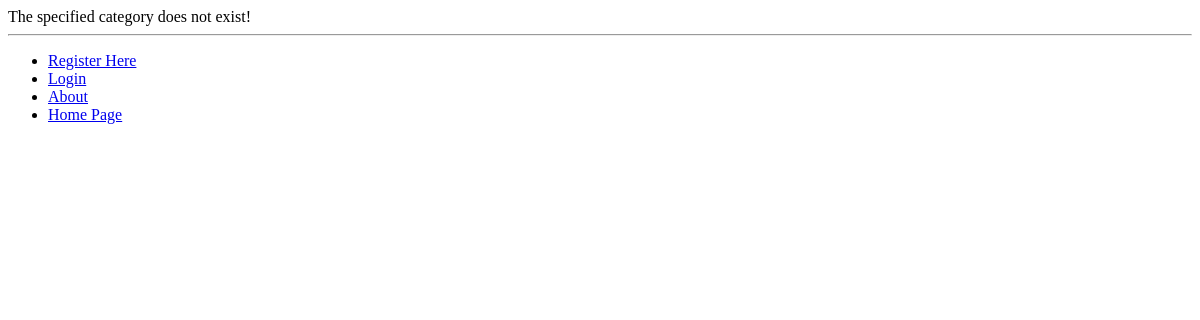
/rango/category/python/, run on an earlier commit of the app's database.
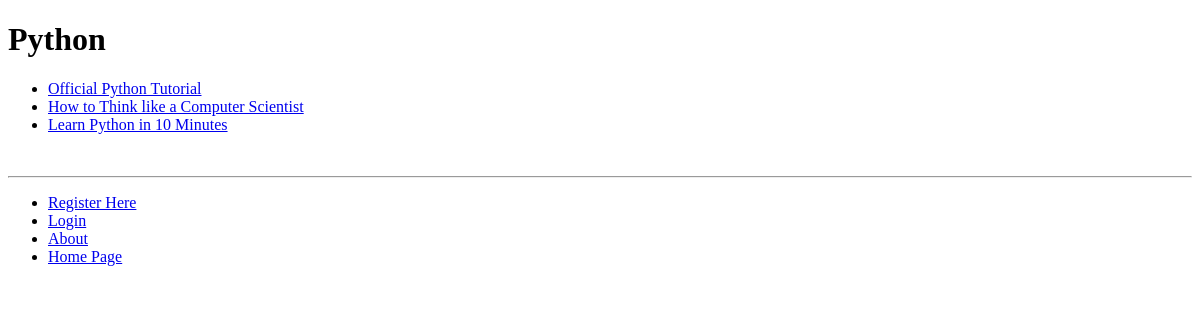
And on a later commit of the database.
### rango/models.py (models this page shows, shortened)
class Category(models.Model):
    name = models.CharField(max_length=128, unique=True)
    views = models.IntegerField(default=0)
    likes = models.IntegerField(default=0)
    slug = models.SlugField()
    class Meta:
        verbose_name_plural = "categories"

class Page(models.Model):
    category = models.ForeignKey(Category)
    title = models.CharField(max_length=128)
    url = models.URLField()
    views = models.IntegerField(default=0)

### rango/views.py (the view)
# urls.py: url(r'^category/(?P<category_name_slug>[\w\-]+)/$', views.category, name='category'),
def category(request, category_name_slug):
    context_dict = {}
    try:
        category = Category.objects.get(slug=category_name_slug)
        context_dict['category_name'] = category.name
        pages = Page.objects.filter(category=category)
        context_dict['pages'] = pages
        context_dict['category'] = category
        context_dict['slug'] = category_name_slug
    except Category.DoesNotExist:
        pass
    return render(request, 'rango/category.html', context_dict)

### templates/rango/category.html (shortened to what this page needs)
{% extends 'base.html' %}
{% block body_block %}
    {% if category %}
        <h1>{{  category_name }}</h1>
        {% if pages %}
            <ul>
                {% for page in pages %}
                    <li><a href="{{ page.url }}">{{ page.title }}</a></li>
                {% endfor %}
            </ul>
        {% else %}
            <strong>No pages currently in category.</strong>
        {% endif %}
        <br />
    {% else %}
        The specified category {{ category_name }} does not exist!
    {% endif %}
{% endblock %}

What changed in the data, as far as the page shows it:
added Category: name "Python"
added Page: title "Official Python Tutorial"
added Page: title "How to Think like a Computer Scientist"
added Page: title "Learn Python in 10 Minutes"
Also different on the page:
text no longer shown: "The specified category does not exist!"
